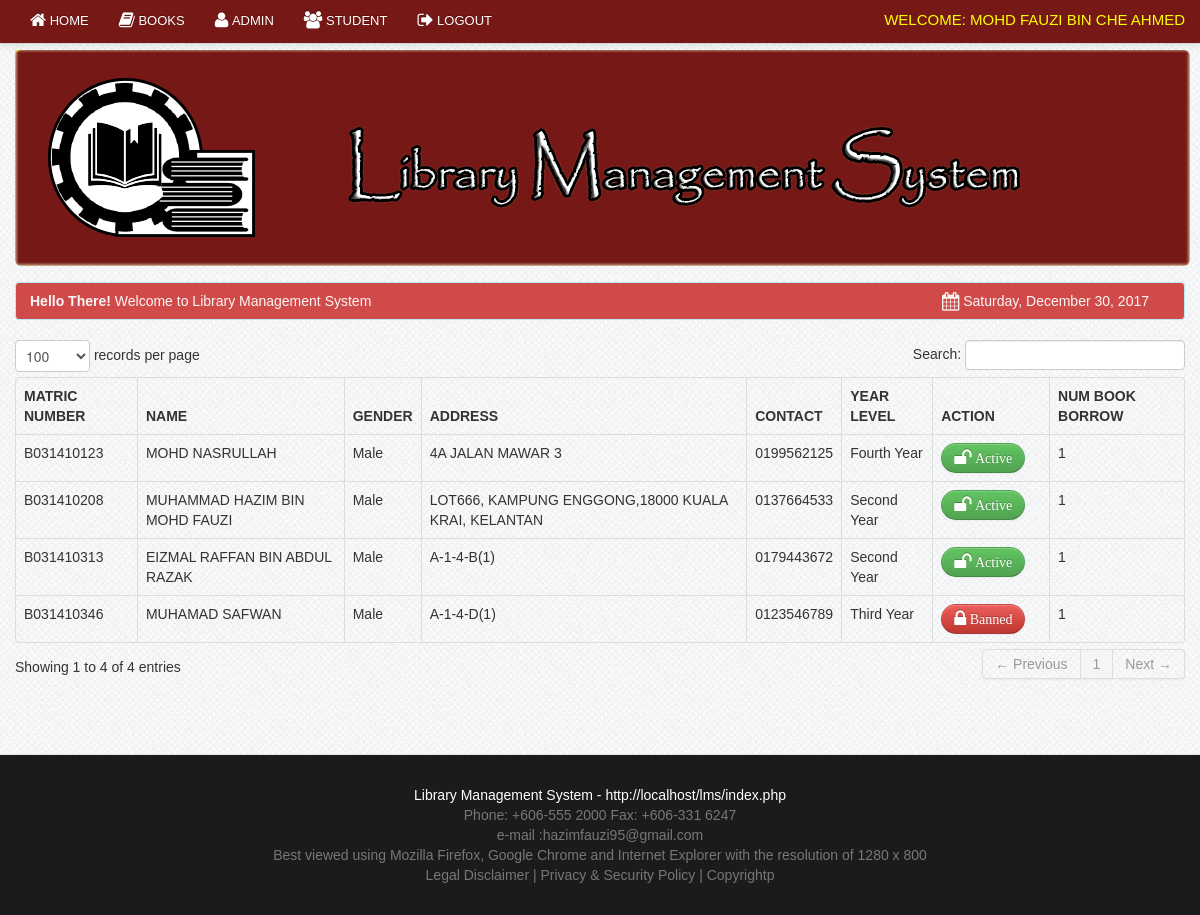
/member/admin_student.php (signed in), run on the app's committed database.
### tables this page shows
CREATE TABLE `member` (
  `member_id` int(11) NOT NULL,
  `matric_no` varchar(100) NOT NULL,
  `name` varchar(100) NOT NULL,
  `ic_number` varchar(12) NOT NULL,
  `password` varchar(20) NOT NULL,
  `gender` varchar(10) NOT NULL,
  `address` varchar(100) NOT NULL,
  `contact` varchar(100) NOT NULL,
  `year_level` varchar(100) NOT NULL,
  `level` varchar(5) NOT NULL,
  `status` varchar(10) NOT NULL
);

### member/session.php (called while the page is built, shortened)
<?php
$session_id=$_SESSION['id'];
?>

### member/admin_student.php (the view)
<?php include('header.php'); ?>
<?php include('session.php'); ?>
<?php include('admin_navbar.php'); ?>
    <div class="container">
		<div class="margin-top">
			<div class="row">
            <?php include('head.php'); ?>
			<div class="span12">
                            <table cellpadding="0" cellspacing="0" border="0" class="table  table-bordered" id="example">
                                <thead>
                                    <tr>
                                        <th>Matric Number</th>
                                        <th>Name</th>
										<th>Gender</th>
										<th>Address</th>
										<th>Contact</th>
										<th>Year level</th>
                                        <th>Action</th>
                                        <th>Num Book Borrow</th>
                                      </tr>
                                </thead>
                                <tbody>
                                  <?php  $user_query=mysql_query("select * from member where level='User'")or die(mysql_error());
									while($row=mysql_fetch_array($user_query)){
									$id=$row['member_id'];  ?>
									<tr class="del<?php echo $id ?>">
                                    <td><?php echo $row['matric_no']; ?></td>
                                    <td><?php echo $row['name']; ?> </td>
                                    <td><?php echo $row['gender']; ?> </td>
                                    <td><?php echo $row['address']; ?></td>
									<td><?php echo $row['contact']; ?></td>
									<td><?php echo $row['year_level']; ?></td>
                                    <td width="100">
                                    <?php if($row['status'] == 'Banned'){ ?>
                                        <a rel="tooltip"  title="Delete" id="<?php echo $id; ?>"  href="#delete_user<?php echo $id; ?>" data-toggle="modal"  class="btn btn-danger"><i class="icon-lock icon-large">&nbsp;Banned</i></a>
                                        <?php include('admin_unbanned.php'); }
										else{?>
                                        <a rel="tooltip"  title="Delete" id="<?php echo $id; ?>"  href="#delete_user<?php echo $id; ?>" data-toggle="modal"  class="btn btn-success"><i class="icon-unlock icon-large">&nbsp;Active</i></a>
                                        <?php include('admin_banned.php'); }?>
									</td>
                                    <td><?php $query = "select COUNT(book_id) from borrow
                                          LEFT JOIN borrowdetails on borrowdetails.borrow_id =  borrow.borrow_id
                                          WHERE borrow_status != 'returned'
                                          AND member_id = '$id'";
                                          $result = mysql_query($query)or die(mysql_error());
                                          $row=mysql_fetch_array($result);
										  echo $row[0];?>
                                     </td>
                                    </tr>
									<?php  }  ?>
                                </tbody>
                            </table>
			</div>
			</div>
		</div>
    </div>
<?php include('footer.php') ?>

### member/admin_navbar.php (shortened to what this page needs)
 <div class="navbar navbar-fixed-top navbar-inverse">
       <div class="navbar-inner">
           <div class="container">
               <div class="nav-collapse collapse">
<ul class="nav">
<li><a href="admin_dashboard.php"><i class="icon-home icon-large"></i>&nbsp;Home</a></li>
               <li><a href="admin_books.php"><i class="icon-book icon-large"></i>&nbsp;Books</a></li>
               <li><a href="admin.php"><i class="icon-user icon-large"></i>&nbsp;Admin</a></li>
               <li><a href="admin_student.php"><i class="icon-group icon-large"></i>&nbsp;Student</a></li>
   <li><a href="logout.php"><i class="icon-signout icon-large"></i>&nbsp;Logout</a></li>
</ul>
 <div class="pull-right">
	<div class="admin">Welcome:
                   <?php
	$query = mysql_query("select name from member where member_id = '$session_id'")or die(mysql_error());
	$row=mysql_fetch_array($query);
	echo $row[0];
	?>
                   </div>
                </div>
               </div>
           </div>
       </div>
   </div>

### css/docs.css (style rules this page uses)
body { font-family:'TR Century Gothic',Helvetica,Arial,sans-serif !important; }
.btn { border-radius: 25px !important; }
th { text-transform:uppercase; }
.nav li a { text-transform:uppercase; }
.admin { color: yellow; font-size: 15px; margin-top: 10px; text-transform: uppercase; }
.margin-top { margin-top:50px; }
body { background: url(../img/grid_noise.png); position: relative; }
body > .navbar { font-size: 13px; }

### css/print.css (style rules this page uses)
.navbar { display:none; }
th { text-align:left; }
td { text-align:left; border-top:1px solid; padding:2px; }
.btn { display:none; }
body { font-family:arial; font-size:13px; }
.nav { display:none; }

### data on the page
member: name "MOHD FAUZI BIN CHE AHMED"
member: matric_no "B031410208", name "MUHAMMAD HAZIM BIN MOHD FAUZI", gender "Male", address "LOT666, KAMPUNG ENGGONG,18000 KUALA KRAI, KELANTAN", contact "0137664533", year_level "Second Year", row "1"
member: matric_no "B031410123", name "MOHD NASRULLAH", gender "Male", address "4A JALAN MAWAR 3", contact "0199562125", year_level "Fourth Year", row "1"
member: matric_no "B031410346", name "MUHAMAD SAFWAN", gender "Male", address "A-1-4-D(1)", contact "0123546789", year_level "Third Year", row "1"
member: matric_no "B031410313", name "EIZMAL RAFFAN BIN ABDUL RAZAK", gender "Male", address "A-1-4-B(1)", contact "0179443672", year_level "Second Year", row "1"
